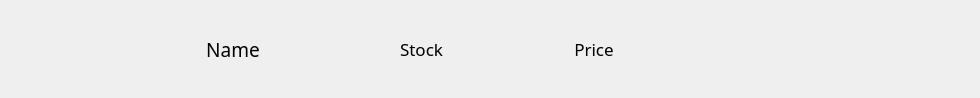
<?xml version="1.0" encoding="UTF-8"?>
<ui version="4.0">
 <class>extra_item</class>
 <widget class="QWidget" name="extra_item">
  <property name="geometry">
   <rect>
    <x>0</x>
    <y>0</y>
    <width>980</width>
    <height>98</height>
   </rect>
  </property>
  <property name="sizePolicy">
   <sizepolicy hsizetype="Preferred" vsizetype="Preferred">
    <horstretch>0</horstretch>
    <verstretch>0</verstretch>
   </sizepolicy>
  </property>
  <property name="cursor">
   <cursorShape>ArrowCursor</cursorShape>
  </property>
  <property name="windowTitle">
   <string>Form</string>
  </property>
  <property name="styleSheet">
   <string notr="true">QPushButton {
    background-color: transparent;
    border: none;
    border-radius: 22px; 
    padding: 10px;
    outline: none;
   /* min-width: 15px; 
    min-height: 15px; 
    max-width: 15px; 
    max-height: 15px; */
}

QPushButton:hover {
    background-color: rgba(0, 0, 0, 10); 
}

QPushButton:pressed {
    background-color: rgba(0, 0, 0, 20); 
}</string>
  </property>
  <layout class="QHBoxLayout" name="horizontalLayout_2">
   <property name="leftMargin">
    <number>9</number>
   </property>
   <property name="topMargin">
    <number>0</number>
   </property>
   <property name="bottomMargin">
    <number>0</number>
   </property>
   <item>
    <widget class="QFrame" name="frame_extra">
     <property name="styleSheet">
      <string notr="true"/>
     </property>
     <property name="frameShape">
      <enum>QFrame::NoFrame</enum>
     </property>
     <property name="frameShadow">
      <enum>QFrame::Raised</enum>
     </property>
     <layout class="QHBoxLayout" name="horizontalLayout">
      <property name="spacing">
       <number>9</number>
      </property>
      <property name="leftMargin">
       <number>9</number>
      </property>
      <item>
       <widget class="QLabel" name="label">
        <property name="sizePolicy">
         <sizepolicy hsizetype="Preferred" vsizetype="Preferred">
          <horstretch>0</horstretch>
          <verstretch>0</verstretch>
         </sizepolicy>
        </property>
        <property name="maximumSize">
         <size>
          <width>120</width>
          <height>80</height>
         </size>
        </property>
        <property name="text">
         <string/>
        </property>
        <property name="pixmap">
         <pixmap>product_images/Massey_Ferguson_MF_8400.jpg</pixmap>
        </property>
        <property name="scaledContents">
         <bool>true</bool>
        </property>
        <property name="wordWrap">
         <bool>false</bool>
        </property>
       </widget>
      </item>
      <item>
       <widget class="QLabel" name="name">
        <property name="font">
         <font>
          <family>Bahnschrift SemiBold</family>
          <pointsize>14</pointsize>
         </font>
        </property>
        <property name="text">
         <string>Name</string>
        </property>
        <property name="alignment">
         <set>Qt::AlignCenter</set>
        </property>
       </widget>
      </item>
      <item alignment="Qt::AlignHCenter">
       <widget class="QFrame" name="frame">
        <property name="frameShape">
         <enum>QFrame::NoFrame</enum>
        </property>
        <property name="frameShadow">
         <enum>QFrame::Raised</enum>
        </property>
        <layout class="QHBoxLayout" name="horizontalLayout_3">
         <item>
          <widget class="QLabel" name="stock_pixmap">
           <property name="maximumSize">
            <size>
             <width>35</width>
             <height>35</height>
            </size>
           </property>
           <property name="font">
            <font>
             <family>Bahnschrift</family>
             <pointsize>13</pointsize>
            </font>
           </property>
           <property name="text">
            <string/>
           </property>
           <property name="pixmap">
            <pixmap resource="agriculture-shop-ressources.qrc">:/icons/assets/icons/icons_png/warehouse_FILL0_wght400_GRAD0_opsz48.png</pixmap>
           </property>
           <property name="scaledContents">
            <bool>true</bool>
           </property>
           <property name="alignment">
            <set>Qt::AlignCenter</set>
           </property>
          </widget>
         </item>
         <item>
          <widget class="QLabel" name="stock">
           <property name="font">
            <font>
             <family>Bahnschrift</family>
             <pointsize>13</pointsize>
            </font>
           </property>
           <property name="text">
            <string>Stock</string>
           </property>
           <property name="alignment">
            <set>Qt::AlignCenter</set>
           </property>
          </widget>
         </item>
        </layout>
       </widget>
      </item>
      <item alignment="Qt::AlignVCenter">
       <widget class="QLabel" name="price">
        <property name="font">
         <font>
          <family>Bahnschrift</family>
          <pointsize>13</pointsize>
         </font>
        </property>
        <property name="styleSheet">
         <string notr="true"/>
        </property>
        <property name="text">
         <string>Price</string>
        </property>
        <property name="alignment">
         <set>Qt::AlignCenter</set>
        </property>
       </widget>
      </item>
      <item alignment="Qt::AlignHCenter">
       <widget class="QPushButton" name="pushButton">
        <property name="cursor">
         <cursorShape>PointingHandCursor</cursorShape>
        </property>
        <property name="text">
         <string/>
        </property>
        <property name="icon">
         <iconset resource="agriculture-shop-ressources.qrc">
          <normaloff>:/icons/assets/icons/icons_png/add_FILL0_wght400_GRAD0_opsz48.png</normaloff>:/icons/assets/icons/icons_png/add_FILL0_wght400_GRAD0_opsz48.png</iconset>
        </property>
        <property name="iconSize">
         <size>
          <width>24</width>
          <height>24</height>
         </size>
        </property>
       </widget>
      </item>
      <item>
       <spacer name="horizontalSpacer">
        <property name="orientation">
         <enum>Qt::Horizontal</enum>
        </property>
        <property name="sizeType">
         <enum>QSizePolicy::Maximum</enum>
        </property>
        <property name="sizeHint" stdset="0">
         <size>
          <width>100</width>
          <height>20</height>
         </size>
        </property>
       </spacer>
      </item>
     </layout>
    </widget>
   </item>
  </layout>
 </widget>
 <resources>
  <include location="agriculture-shop-ressources.qrc"/>
 </resources>
 <connections/>
</ui>
